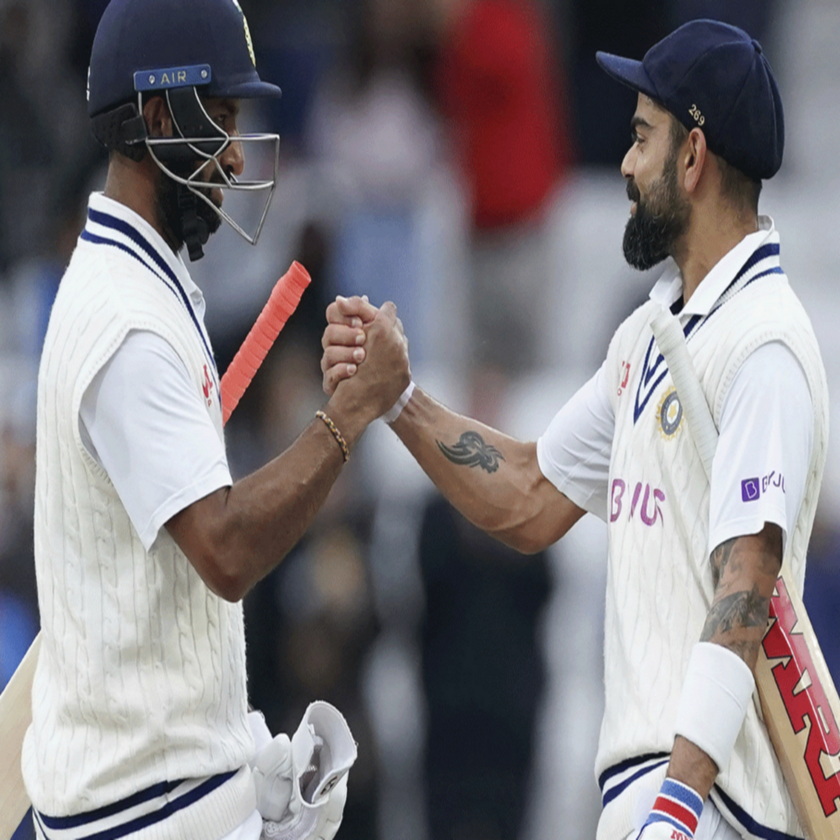
#> input picture cricket.png, 840 x 840 px, shrunk from 1200 x 1200 before the run
$ jupyter execute tutorial_notebook.ipynb
#> lines starting #> are read from the running program, lines starting #| are printed output that depends on the picture; long printed decimals are rounded
# Application of PCA on Color Images

__Principal Component Analysis (PCA)__ is a method used in machine learning to simplify large datasets while preserving important patterns and trends. It achieves this by reducing the dimensionality of the data, making it easier to explore and visualize.

PCA starts by identifying a new set of dimensions called __principal components__. These components are created by combining the original variables in a way that ensures they are uncorrelated. The first principal component captures the most information from the original data, followed by the second component, and so on. This process allows PCA to squeeze as much relevant information as possible into each new variable, making it easier to understand and work with the data. We can discard components carrying less information and reduce the dimensionality.
<center>

<br>

(Image from: https://builtin.com/data-science/step-step-explanation-principal-component-analysis)
</center>

### Calculating Principal Components

Assuming we have a dataset $X$ with $n$ observations and $p$ features (variables) having dimension $p$ x $n$:

- First, we need to standarize the dataset to have mean 0 and standard deviation 1 for each feature.
$$X_{std} = \frac{X - \mu}{\sigma}$$

- Then, the covariance matrix $\Sigma$ of the standardized data $X_{std}$ is calculated as:
$$\Sigma = \frac{1}{n}(X_{std} ⋅ X^{T}_{std})$$

- We then calculate the eigenvectors ($v_{i}$) and corresponding eigenvalues ($\lambda_{i}$) of the covariance matrix $\Sigma$.
$$\Sigma v_{i} = \lambda_{i} v_{i}$$

- We then sort the eigenvectors in based on their respective eigenvalues and choose the first k eigenvectors to form the principal components ($V_{k}$):
$$V_k = [v_1, v_2,..., v_k]$$

To reconstruct the data, we project standarised data $X_{std}$ onto the selected principal components $V_k$. This we can say as transforming the data. This reduces the dimensionality of the dataset while retaining most of the variability:
$$X_{projected} = X_{std} ⋅ V_k$$

PCA establishes a robust mathematical basis for dimensionality reduction in extensive datasets. By pinpointing the directions with the most variance and mapping the data onto these axes, PCA enables efficient compression and visualization, making it a key tool in both data analysis and machine learning.

### Image Compression using PCA

PCA is one of the dimensionality reduction techniques that can be used to compress images. Image compression aims to decrease the file size of an image while maintaining its quality as much as possible. It is applied to reduce the cost of the image when storing and transmitting.

#### Image Quantization
<center>

<br>

(Image from: https://www.enjoyalgorithms.com/blog/image-compression-using-pca)
</center>

The picture presented above shows 13 separate shades of gray. It is hard to differentiate between only a dozen gray scales even though the eyes can visibly perceive thousands of colors. Each of these 13 shades can be further divided into many variations, but adding more shades makes it harder to tell them apart. This idea is vital in image compression.

Usually, images are expressed using 8 bits, where black is 0 and white is 255. Even if we change some bits a little bit, human eyes won’t recognize this difference as affecting an image quality (Mannos & Sakrison 1974). For example, by changing odd pixel values to the next even value like turning 1 into two or three into four, the memory that is saved will not show any visible changes. This simple way of compressing images is called quantization.

#### Compressing a grayscale image
Grayscale images can be managed easily since they contain only one color channel. Our data matrix for PCA consists of a 2D NumPy array that represents this kind of an image. By using PCA, we reduce the columns (features) in this matrix but at the same time decrease the quality of our photos due to reduced components’ numbers.

#### Compressing a colored image
RGB images are handled problematically because of their three color channels. These pictures are represented by 3D NumPy array, and thus it is not possible to apply PCA directly. Consequently, we are compelled to first split up the original image into its Red, Green and Blue color channels which would be in form of 2D NumPy arrays each. After that PCA applied on each one of these channels independently and then recompressing them again combines them, turning out as compressed version of your picture.

<center>

<br>

(Image from: https://subscription.packtpub.com/book/data/9781789613964/2/ch02lvl1sec15/convolution-on-rgb-images)
</center>

#### PCA on colored image
Below are the steps we need to follow to compress our image using PCA
<center>

<br>

(Image from: https://www.enjoyalgorithms.com/blog/image-compression-using-pca)
</center>

[cell 1]
# Importing Libraries
import matplotlib.pyplot as plt
import numpy as np
import cv2
from ipywidgets import interact

Below is the implementation of PCA from scratch with comments written for better understanding. Also, here explained variance ratio is the proportion of variance explained by each of the principal components. Also, to reconstruct the originial data from projected data, inverse tranform function is needed. Further explanation on inverse transformation is given below when it was used for first time.

[cell 2]
class PCA:
    def __init__(self, n_components):
        self.n_components = n_components
        self.components = None
        self.mean = None
        self.explained_variance_ratio_ = None

    def fit(self, X):
        # Compute mean of the data
        self.mean = np.mean(X, axis=0)
        # Center the data
        X = X - self.mean
        # Compute covariance matrix
        cov_matrix = np.cov(X.T)
        # Perform eigendecomposition
        eigenvalues, eigenvectors = np.linalg.eig(cov_matrix)
        # Sort eigenvectors based on eigenvalues
        idxs = np.argsort(eigenvalues)[::-1]
        eigenvectors = eigenvectors[:, idxs]
        # Select top n_components eigenvectors
        self.components = eigenvectors[:, :self.n_components]

        # Calculate explained variance ratio
        total_variance = np.sum(eigenvalues)
        explained_variance = eigenvalues[idxs[:self.n_components]]
        self.explained_variance_ratio_ = explained_variance / total_variance

    def transform(self, X):
        # Center the data
        X = X - self.mean
        # Project data onto principal components
        return np.dot(X, self.components)

    def inverse_transform(self, X):
        # Project data back to original space
        return np.dot(X, self.components.T) + self.mean

[cell 3]
# Loading image
img = cv2.cvtColor(cv2.imread('cricket.png'), cv2.COLOR_BGR2RGB)
plt.imshow(img)
plt.show()

[cell 4]
# Splitting into channels
b_img, g_img, r_img = cv2.split(img)

print("Origina Image")
print(type(img))
#| <class 'numpy.ndarray'>
print(img.shape)
#| (840, 840, 3)
print("\nRed channel")
print(type(r_img))
#| <class 'numpy.ndarray'>
print(r_img.shape)
#| (840, 840)
print("\nGreen channel")
print(type(g_img))
#| <class 'numpy.ndarray'>
print(g_img.shape)
#| (840, 840)
print("\nBlue channel")
print(type(b_img))
#| <class 'numpy.ndarray'>
print(b_img.shape)
#| (840, 840)

[cell 5]
# Showing color channels
fig = plt.figure(figsize = (15, 7.2))
fig.add_subplot(131)
plt.title("Red Channel")
plt.imshow(r_img, cmap='Reds')
fig.add_subplot(132)
plt.title("Green Channel")
plt.imshow(g_img, cmap='Greens')
fig.add_subplot(133)
plt.title("Blue Channel")
plt.imshow(b_img, cmap='Blues')
plt.show()

Since, each of the pixel value are between 0 to 255 (both inclusive) we are doing feature scalig by simply dividing each of the pixel value by 255. This ensures all the values are between 0 ans 1 (both inclusive).

[cell 6]
# Scaling the data so that all the values are between 0 and 1
df_red = r_img/255
df_green = g_img/255
df_blue = b_img/255

Let's begin by calculating the principal components. We'll limit our analysis to 100 dimensions for PCA, then fit and transform the data. Afterwards, we'll assess the amount of variance explained once the data has been reduced to 100 dimensions.

The proportion of variance explained by each principal component k is given by the ratio of its corresponding eigenvalue to the sum of all eigenvalues i.e.,

$$ \text{Explained Variance Ratio}_k = \frac{\lambda_k}{\sum_{i=1}^{p} \lambda_i}, \text{where p is the total number of componenets} $$

[cell 7]
n_components = 100
pca_r = PCA(n_components=n_components)
pca_r.fit(df_red)
#> in fit, `self.mean = np.mean(X, axis=0)`: self.mean = 840 values, max 0.692 at index 802, min 0.221 at index 482, mean 0.507
#> in fit, `eigenvalues, eigenvectors = np.linalg.eig(cov_matrix)`: eigenvalues = 840 values, max 28.03 at index 0, min -1.4e-17 at index 752, mean 0.0657
#> in fit, `idxs = np.argsort(eigenvalues)[::-1]`: idxs = 840 values, max 839 at index 800, min 0 at index 0, mean 419.5
#> in fit, `total_variance = np.sum(eigenvalues)`: total_variance = 55.17
#> in fit, `explained_variance = eigenvalues[idxs[:self.n_components]]`: explained_variance = 100 values, max 28.03 at index 0, min 0.00816 at index 99, mean 0.548
#> in fit, `self.explained_variance_ratio_ = explained_variance / total_variance`: self.explained_variance_ratio_ = 100 values, max 0.508 at index 0, min 0.000148 at index 99, mean 0.00993
trans_pca_r = pca_r.transform(df_red)
exp_var_r = pca_r.explained_variance_ratio_ * 100
#> exp_var_r = 100 values, max 50.8 at index 0, min 0.0148 at index 99, mean 0.993
cum_exp_var_r = np.cumsum(exp_var_r)
#> cum_exp_var_r = 100 values from 50.8 to 99.26
pca_g = PCA(n_components=n_components)
pca_g.fit(df_green)
trans_pca_g = pca_g.transform(df_green)
exp_var_g = pca_g.explained_variance_ratio_ * 100
#> exp_var_g = 100 values, max 51.97 at index 0, min 0.0166 at index 99, mean 0.992
cum_exp_var_g = np.cumsum(exp_var_g)
#> cum_exp_var_g = 100 values from 51.97 to 99.2
pca_b = PCA(n_components=n_components)
pca_b.fit(df_blue)
#> in fit (call 3), `self.mean = np.mean(X, axis=0)`: self.mean = 840 values, max 0.718 at index 801, min 0.302 at index 477, mean 0.508
#> in fit (call 3), `cov_matrix = np.cov(X.T)`:
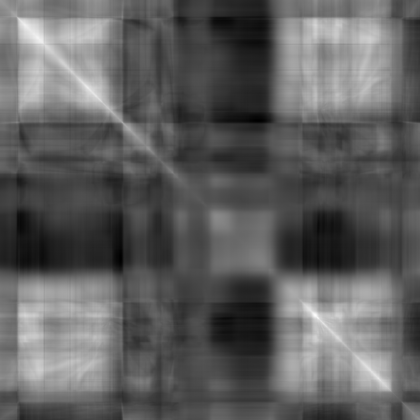
#> cov_matrix: shape (840, 840) float64 (shown at 1/2 size); min -0.0347, max 0.119, mean 0.0229; drawn with min black and max white
#> in fit (call 3), `eigenvalues, eigenvectors = np.linalg.eig(cov_matrix)`:
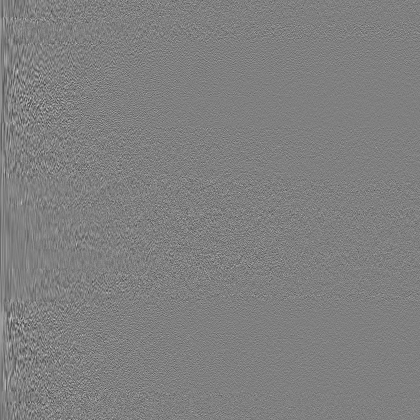
#> eigenvectors: shape (840, 840) float64 (shown at 1/2 size); min -0.195, max 0.194, mean 2.59e-05; drawn with min black and max white
#> in fit (call 3), `eigenvalues, eigenvectors = np.linalg.eig(cov_matrix)`: eigenvalues = 840 values, max 28.69 at index 0, min -3.98e-17 at index 781, mean 0.0661
#> in fit (call 3), `idxs = np.argsort(eigenvalues)[::-1]`: idxs = 840 values, max 839 at index 775, min 0 at index 0, mean 419.5
#> in fit (call 3), `self.components = eigenvectors[:, :self.n_components]`:
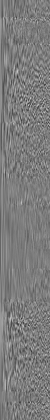
#> self.components: shape (840, 100) float64 (shown at 1/2 size); min -0.177, max 0.185, mean 0.000204; drawn with min black and max white
#> in fit (call 3), `total_variance = np.sum(eigenvalues)`: total_variance = 55.51
#> in fit (call 3), `explained_variance = eigenvalues[idxs[:self.n_components]]`: explained_variance = 100 values, max 28.69 at index 0, min 0.00909 at index 99, mean 0.551
#> in fit (call 3), `self.explained_variance_ratio_ = explained_variance / total_variance`: self.explained_variance_ratio_ = 100 values, max 0.517 at index 0, min 0.000164 at index 99, mean 0.00992
trans_pca_b = pca_b.transform(df_blue)
#> in transform (call 3), `return np.dot(X, self.components)`:
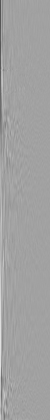
#> returned value: shape (840, 100) float64 (shown at 1/2 size); min -10.09, max 5.83, mean 1.68e-16; drawn with min black and max white
exp_var_b = pca_b.explained_variance_ratio_ * 100
#> exp_var_b = 100 values, max 51.68 at index 0, min 0.0164 at index 99, mean 0.992
cum_exp_var_b = np.cumsum(exp_var_b)
#> cum_exp_var_b = 100 values from 51.68 to 99.19


fig = plt.figure(figsize = (15, 7.2))
titles = ['Red', 'Green', 'Blue']
subplots = [131, 132, 133]
cmaps = ['red', 'green', 'blue']
exp_var = [exp_var_r, exp_var_g, exp_var_b]
cum_exp_var = [cum_exp_var_r, cum_exp_var_g, cum_exp_var_b]
for i in range(3):
    fig.add_subplot(subplots[i])
    plt.bar(range(1, 101), exp_var[i], align='center', label='Individual explained variance', color=cmaps[i])

    plt.step(range(1, 101), cum_exp_var[i], where='mid', label='Cumulative explained variance', color='black')

    plt.ylabel('Explained variance percentage')
    plt.xlabel('Principal component index')
    plt.legend(loc='right')
    plt.title(f"PCA for {titles[i]} Color Channel")
    plt.tight_layout()


plt.show()
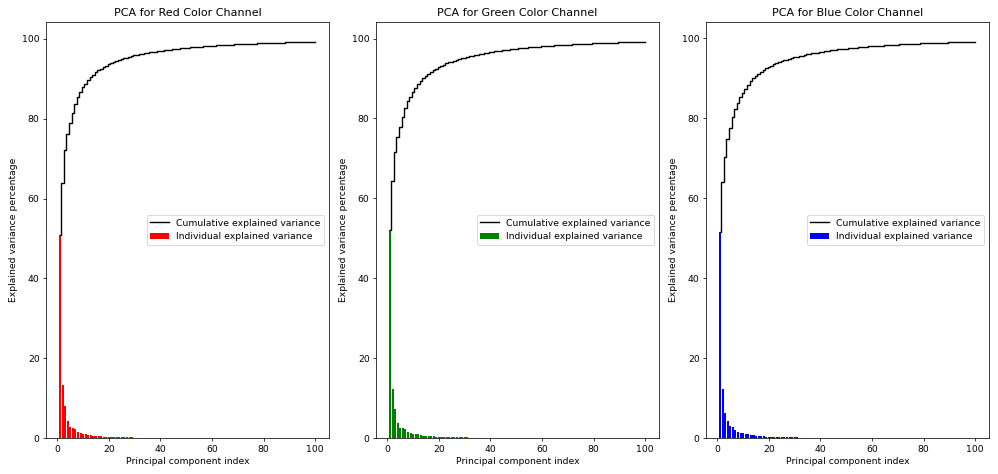
#> figure drawn by matplotlib, 3 panels; panel 1: tallest bar 50.8 high, from x = 0.6 to 1.4; panel 1: curve peaks at x = 100, y = 99.26; panel 2: tallest bar 51.97 high, from x = 0.6 to 1.4; panel 2: curve peaks at x = 100, y = 99.2

The tallest bars in the plot correspond to the most prominent features of the channel data. From looking at the plot, it is evident that essential information is mostly contained in the first 45 components. All components beyond 45 may be ignored with only a little loss of information since they just contribute a small fraction of variance in the data set. Hence, we'll continue with 45 components.

[cell 8]
n_components = 45
pca_r = PCA(n_components=n_components)
pca_r.fit(df_red)
trans_pca_r = pca_r.transform(df_red)
pca_g = PCA(n_components=n_components)
pca_g.fit(df_green)
trans_pca_g = pca_g.transform(df_green)
pca_b = PCA(n_components=n_components)
pca_b.fit(df_blue)
trans_pca_b = pca_b.transform(df_blue)

print(trans_pca_r.shape)
#| (840, 45)
print(trans_pca_g.shape)
#| (840, 45)
print(trans_pca_b.shape)
#| (840, 45)

print(f"Red Channel  : {sum(pca_r.explained_variance_ratio_)}")
#| Red Channel  : 0.9738
print(f"Green Channel: {sum(pca_g.explained_variance_ratio_)}")
#| Green Channel: 0.9706
print(f"Blue Channel : {sum(pca_b.explained_variance_ratio_)}")
#| Blue Channel : 0.9709

#### Reconstructing the image
Having finished our PCA dimensionality reduction, the next step is to visualize the image once again. To do this, we need to inverse transform the data and merge the data from all three channels into one. Subsequently, we will display both the original and reduced images side by side.

To reconstruct the image, inverse transform is performed as:
$$ X_{reconstructed} = X_{projected} ⋅ V_k $$

[cell 9]
# Inverse Transformation
arr_r, arr_g, arr_b = pca_r.inverse_transform(trans_pca_r), pca_g.inverse_transform(trans_pca_g), pca_b.inverse_transform(trans_pca_b)
print(arr_r.shape, arr_g.shape, arr_b.shape)
#| (840, 840) (840, 840) (840, 840)

# Merging all 3 channels
reduced_img = (cv2.merge((arr_b, arr_g, arr_r)))
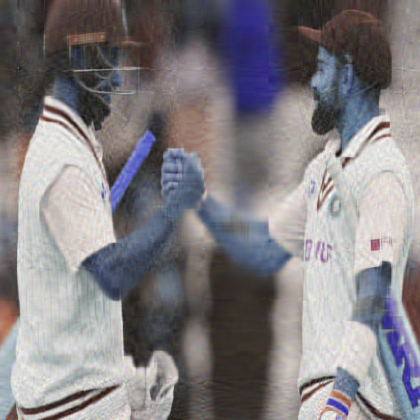
#> reduced_img: shape (840, 840, 3) float64 (shown at 1/2 size); mean of channels 0, 1, 2 0.508, 0.49, 0.507; drawn with min black and max white
print(reduced_img.shape)
#| (840, 840, 3)

# Plotting the images
fig = plt.figure(figsize = (10, 7.2))
fig.add_subplot(121)
plt.title("Compressed Image")
plt.imshow(reduced_img)
plt.axis('off')
fig.add_subplot(122)
plt.title("Original Image")
plt.imshow(img)
plt.axis('off')
plt.show()
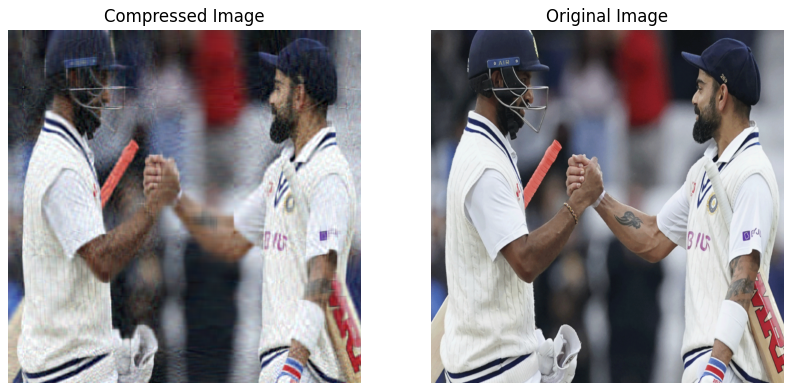
#> figure drawn by matplotlib, 2 panels

Even after the compression, we can still identify the image and it is very similar to the original one. However, the dimensionality is reduced by 24x times! No doubt that now the reduced image will be processed much faster by the computer.

Also, below is a slider to play with the number of components and image quality.

NOTE: To use the slider, kindly download the notebook and run on your PC.

[cell 10]
def pca (img, n_components):
    b_img, g_img, r_img = cv2.split(img)
    df_blue = b_img/255
    df_green = g_img/255
    df_red = r_img/255
    pca_r = PCA(n_components=n_components)
    pca_r.fit(df_red)
    trans_pca_r = pca_r.transform(df_red)
    pca_g = PCA(n_components=n_components)
    pca_g.fit(df_green)
    trans_pca_g = pca_g.transform(df_green)
    pca_b = PCA(n_components=n_components)
    pca_b.fit(df_blue)
    trans_pca_b = pca_b.transform(df_blue)
    arr_r, arr_g, arr_b = pca_r.inverse_transform(trans_pca_r), pca_g.inverse_transform(trans_pca_g), pca_b.inverse_transform(trans_pca_b)

    img_reduced = (cv2.merge((arr_b, arr_g, arr_r)))
    return img_reduced

def plot_function(n_components):
    output = pca(img, n_components)
    plt.imshow(output)
    plt.axis('off')
    plt.show()

interact(plot_function, n_components=(1, img.shape[0], 10))
#> the sliders are set to n_components = 420
#> in transform (call 7), `return np.dot(X, self.components)`:
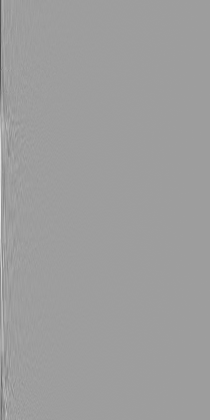
#> returned value: shape (840, 420) float64 (shown at 1/2 size); min -9.56, max 5.89, mean 5.4e-18; drawn with min black and max white
#> in transform (call 8), `return np.dot(X, self.components)`:
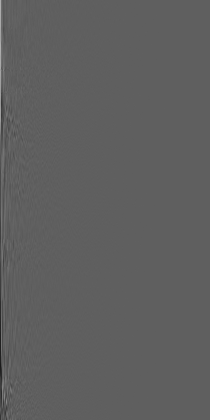
#> returned value: shape (840, 420) float64 (shown at 1/2 size); min -5.9, max 9.88, mean -5.06e-17; drawn with min black and max white
#> in fit (call 9), `self.components = eigenvectors[:, :self.n_components]`:
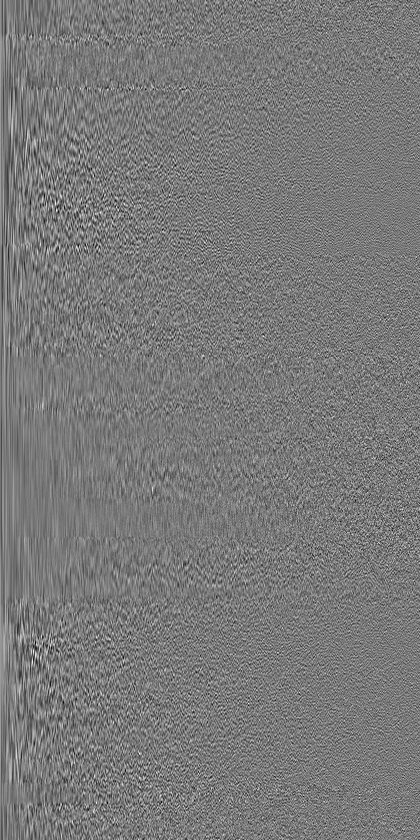
#> self.components: shape (840, 420) float64; min -0.177, max 0.194, mean 4.74e-05; drawn with min black and max white
#> in fit (call 9), `total_variance = np.sum(eigenvalues)`: total_variance = 55.51
#> in fit (call 9), `explained_variance = eigenvalues[idxs[:self.n_components]]`: explained_variance = 420 values, max 28.69 at index 0, min 4.18e-05 at index 419, mean 0.132
#> in fit (call 9), `self.explained_variance_ratio_ = explained_variance / total_variance`: self.explained_variance_ratio_ = 420 values, max 0.517 at index 0, min 7.53e-07 at index 419, mean 0.00238
